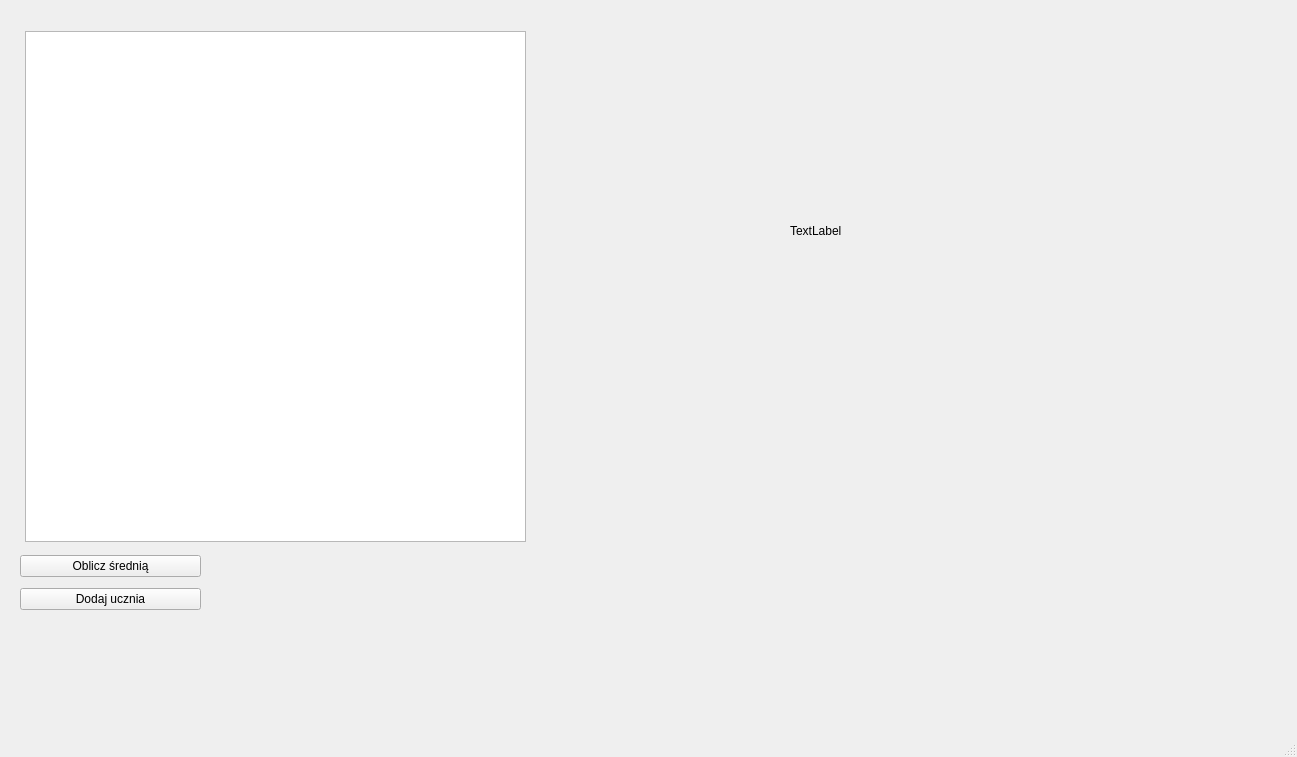
<?xml version="1.0" encoding="UTF-8"?>
<ui version="4.0">
 <class>MainWindow</class>
 <widget class="QMainWindow" name="MainWindow">
  <property name="geometry">
   <rect>
    <x>0</x>
    <y>0</y>
    <width>1297</width>
    <height>757</height>
   </rect>
  </property>
  <property name="windowTitle">
   <string>MainWindow</string>
  </property>
  <widget class="QWidget" name="centralwidget">
   <widget class="QListWidget" name="listWidget">
    <property name="geometry">
     <rect>
      <x>25</x>
      <y>31</y>
      <width>501</width>
      <height>511</height>
     </rect>
    </property>
   </widget>
   <widget class="QLabel" name="schoolLogoLabel">
    <property name="geometry">
     <rect>
      <x>790</x>
      <y>80</y>
      <width>391</width>
      <height>301</height>
     </rect>
    </property>
    <property name="text">
     <string>TextLabel</string>
    </property>
   </widget>
   <widget class="QWidget" name="layoutWidget">
    <property name="geometry">
     <rect>
      <x>20</x>
      <y>550</y>
      <width>181</width>
      <height>67</height>
     </rect>
    </property>
    <layout class="QVBoxLayout" name="verticalLayout">
     <item>
      <widget class="QPushButton" name="calculateButton">
       <property name="text">
        <string>Oblicz średnią</string>
       </property>
      </widget>
     </item>
     <item>
      <widget class="QPushButton" name="addStudentButton">
       <property name="text">
        <string>Dodaj ucznia</string>
       </property>
      </widget>
     </item>
    </layout>
   </widget>
  </widget>
  <widget class="QStatusBar" name="statusbar"/>
 </widget>
 <resources/>
 <connections/>
</ui>
